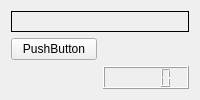
      <widget class="QWidget" name="tab_5">
       <attribute name="title">
        <string>LED</string>
       </attribute>
       <layout class="QGridLayout" name="gridLayout_10">
        <item row="2" column="1">
         <widget class="QLCDNumber" name="lcdNumber">
          <property name="mode">
           <enum>QLCDNumber::Dec</enum>
          </property>
          <property name="function" stdset="0">
           <string>hal_pin</string>
          </property>
          <property name="hal_type" stdset="0">
           <string>HAL_FLOAT</string>
          </property>
          <property name="pin_name" stdset="0">
           <string>hal-lcd</string>
          </property>
         </widget>
        </item>
        <item row="2" column="0">
         <widget class="QLabel" name="label_32">
          <property name="text">
           <string/>
          </property>
          <property name="hal_led" stdset="0">
           <bool>true</bool>
          </property>
          <property name="function" stdset="0">
           <string>hal_led</string>
          </property>
          <property name="pin_name" stdset="0">
           <string>dbl-led</string>
          </property>
          <property name="led_shape" stdset="0">
           <string>square</string>
          </property>
         </widget>
        </item>
        <item row="1" column="0">
         <widget class="QPushButton" name="pushButton">
          <property name="text">
           <string>PushButton</string>
          </property>
          <property name="function" stdset="0">
           <string>hal_led_button</string>
          </property>
          <property name="pin_name" stdset="0">
           <string>hal-led-btn</string>
          </property>
          <property name="led_shape" stdset="0">
           <string>square</string>
          </property>
         </widget>
        </item>
        <item row="0" column="0" colspan="2">
         <widget class="QLabel" name="label_25">
          <property name="sizePolicy">
           <sizepolicy hsizetype="Preferred" vsizetype="Preferred">
            <horstretch>0</horstretch>
            <verstretch>0</verstretch>
           </sizepolicy>
          </property>
          <property name="frameShape">
           <enum>QFrame::Box</enum>
          </property>
          <property name="text">
           <string/>
          </property>
          <property name="hal_led" stdset="0">
           <bool>true</bool>
          </property>
          <property name="function" stdset="0">
           <string>hal_led</string>
          </property>
          <property name="pin_name" stdset="0">
           <string>led-1</string>
          </property>
          <property name="hal_type" stdset="0">
           <string>HAL_BIT</string>
          </property>
          <property name="hal_dir" stdset="0">
           <string>HAL_IN</string>
          </property>
          <property name="led_shape" stdset="0">
           <string>square</string>
          </property>
         </widget>
        </item>
       </layout>
      </widget>
